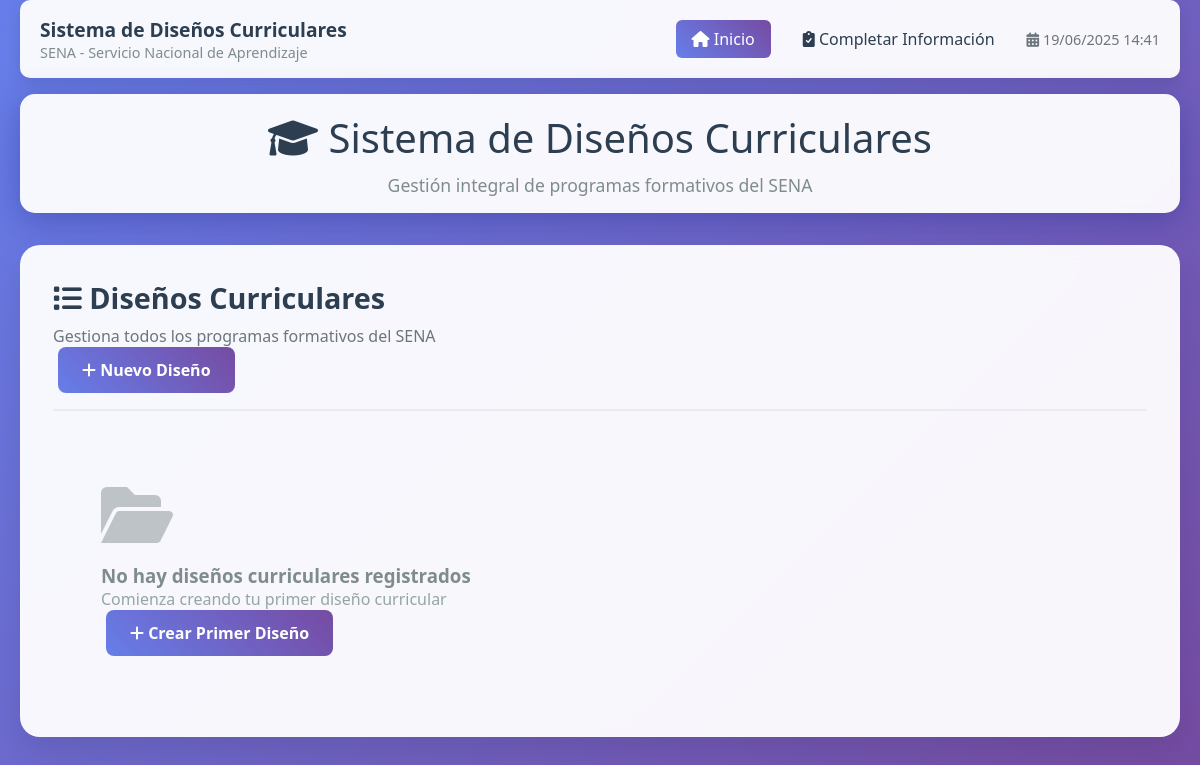
Before: / with the older database file.
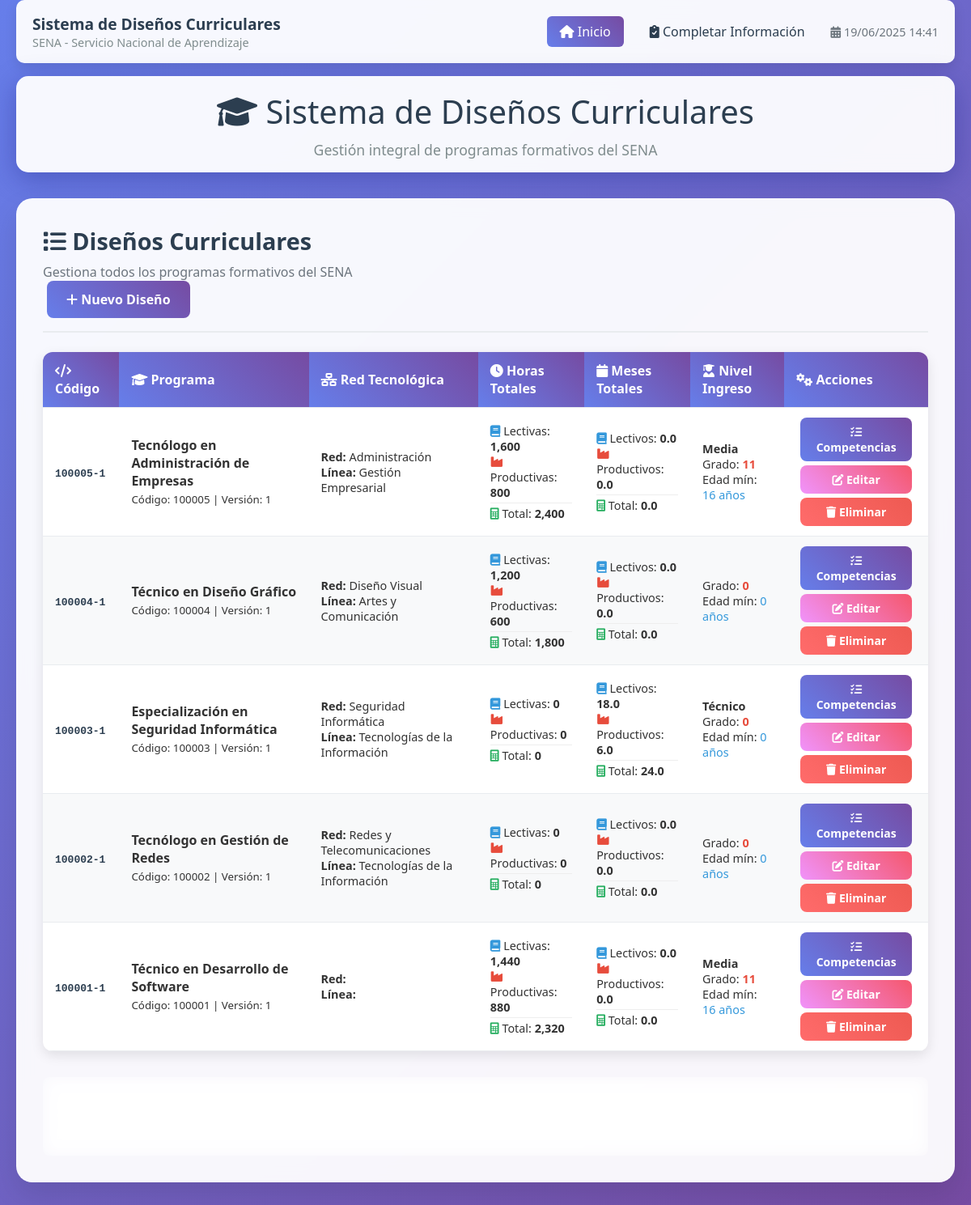
After: the same page with the newer database file.
### sql/conexion.php (called while the page is built, shortened)
<?php
class Conexion {
    private $host = 'localhost';
    private $dbname = 'appscide_disenos_curriculares';
    private $user = 'appscide_Administrador';
    private $password = 'E8oUxamqQTwtM8MrKf#LrqtxJ3p';
    private $port = 3306;
    private $charset = 'utf8mb4';
    private $conexion;
    public function __construct() {
        try {
            $dsn = "mysql:host=$this->host;port=$this->port;dbname=$this->dbname;charset=$this->charset";
            $this->conexion = new PDO($dsn, $this->user, $this->password);
            $this->conexion->setAttribute(PDO::ATTR_ERRMODE, PDO::ERRMODE_EXCEPTION);
            $this->conexion->exec("SET NAMES 'utf8mb4' COLLATE 'utf8mb4_unicode_ci'");
        } catch (PDOException $e) {
            echo 'Error de conexión: ' . $e->getMessage();
        }
    }
    public function obtenerConexion() {
        return $this->conexion;
    }
}
?>

### math/forms/metodosDisenos.php (called while the page is built, shortened)
<?php
require_once __DIR__ . '/../../sql/conexion.php';
class MetodosDisenos extends Conexion {
    private $conexion;
    public function __construct() {
        $this->conexion = new Conexion();
        $this->conexion = $this->conexion->obtenerConexion();
    }
    public function obtenerTodosLosDiseños() {
        try {
            $stmt = $this->conexion->prepare("SELECT * FROM diseños ORDER BY codigoDiseño DESC");
            $stmt->execute();
            return $stmt->fetchAll(PDO::FETCH_ASSOC);
        } catch (PDOException $e) {
            throw new Exception("Error al obtener diseños: " . $e->getMessage());
        }
    }
}
?>

### app/forms/vistas/listar_disenos.php (the view, shortened to what this page needs)
<div class="card-header">
    <div class="flex-between">
        <div>
            <h2 class="card-title"><i class="fas fa-list"></i> Diseños Curriculares</h2>
            <p class="card-subtitle">Gestiona todos los programas formativos del SENA</p>
        </div>
        <a href="?accion=crear&tipo=disenos" class="btn btn-primary">
            <i class="fas fa-plus"></i> Nuevo Diseño
        </a>
    </div>
</div>
<?php if (empty($diseños)): ?>
    <div class="text-center" style="padding: 3rem;">
        <i class="fas fa-folder-open" style="font-size: 4rem; color: #bdc3c7; margin-bottom: 1rem;"></i>
        <h3 style="color: #7f8c8d;">No hay diseños curriculares registrados</h3>
        <p style="color: #95a5a6;">Comienza creando tu primer diseño curricular</p>
        <a href="?accion=crear&tipo=disenos" class="btn btn-primary mt-3">
            <i class="fas fa-plus"></i> Crear Primer Diseño
        </a>
    </div>
<?php else: ?>
    <div class="table-container">
        <table class="table">
            <thead>
                <tr>
                    <th><i class="fas fa-code"></i> Código</th>
                    <th><i class="fas fa-graduation-cap"></i> Programa</th>
                    <th><i class="fas fa-network-wired"></i> Red Tecnológica</th>
                    <th><i class="fas fa-clock"></i> Horas Totales</th>
                    <th><i class="fas fa-calendar"></i> Meses Totales</th>
                    <th><i class="fas fa-user-graduate"></i> Nivel Ingreso</th>
                    <th><i class="fas fa-cogs"></i> Acciones</th>
                </tr>
            </thead>
            <tbody>
                <?php foreach ($diseños as $diseño): ?>
                    <tr>
                        <td>
                            <span style="font-family: monospace; font-weight: bold; color: #2c3e50;">
                                <?php echo htmlspecialchars($diseño['codigoDiseño']); ?>
                            </span>
                        </td>
                        <td>
                            <strong><?php echo htmlspecialchars($diseño['nombrePrograma'] ?? ''); ?></strong>
                            <br>
                            <small class="text-muted">
                                Código: <?php echo htmlspecialchars($diseño['codigoPrograma'] ?? ''); ?>
                                | Versión: <?php echo htmlspecialchars($diseño['versionPrograma'] ?? ''); ?>
                            </small>
                        </td>
                        <td>
                            <div style="font-size: 0.9rem;">
                                <div><strong>Red:</strong> <?php echo htmlspecialchars($diseño['redTecnologica'] ?? ''); ?></div>
                                <div><strong>Línea:</strong> <?php echo htmlspecialchars($diseño['lineaTecnologica'] ?? ''); ?></div>
                            </div>
                        </td>
                        <td>
                            <div style="font-size: 0.9rem;">
                                <div><i class="fas fa-book" style="color: #3498db;"></i> Lectivas: <strong><?php echo number_format($diseño['horasDesarrolloLectiva'] ?? 0, 0); ?></strong></div>
                                <div><i class="fas fa-industry" style="color: #e74c3c;"></i> Productivas: <strong><?php echo number_format($diseño['horasDesarrolloProductiva'] ?? 0, 0); ?></strong></div>
                                <div style="border-top: 1px solid #eee; margin-top: 3px; padding-top: 3px;">
                                    <i class="fas fa-calculator" style="color: #27ae60;"></i> Total: <strong><?php echo number_format($diseño['horasDesarrolloDiseño'] ?? 0, 0); ?></strong>
                                </div>
                            </div>
                        </td>
                        <td>
                            <div style="font-size: 0.9rem;">
                                <div><i class="fas fa-book" style="color: #3498db;"></i> Lectivos: <strong><?php echo number_format($diseño['mesesDesarrolloLectiva'] ?? 0, 1); ?></strong></div>
                                <div><i class="fas fa-industry" style="color: #e74c3c;"></i> Productivos: <strong><?php echo number_format($diseño['mesesDesarrolloProductiva'] ?? 0, 1); ?></strong></div>
                                <div style="border-top: 1px solid #eee; margin-top: 3px; padding-top: 3px;">
                                    <i class="fas fa-calculator" style="color: #27ae60;"></i> Total: <strong><?php echo number_format($diseño['mesesDesarrolloDiseño'] ?? 0, 1); ?></strong>
                                </div>
                            </div>
                        </td>
                        <td>
                            <div style="font-size: 0.9rem;">
                                <div><strong><?php echo htmlspecialchars($diseño['nivelAcademicoIngreso'] ?? ''); ?></strong></div>
                                <div>Grado: <span style="color: #e74c3c; font-weight: bold;"><?php echo htmlspecialchars($diseño['gradoNivelAcademico'] ?? ''); ?></span></div>
                                <div>Edad mín: <span style="color: #3498db;"><?php echo htmlspecialchars($diseño['edadMinima'] ?? ''); ?> años</span></div>
                            </div>
                        </td>
                        <td>
                            <div style="display: flex; flex-direction: column; gap: 5px;">
                                <a href="?accion=ver_competencias&codigo=<?php echo urlencode($diseño['codigoDiseño']); ?>"
                                   class="btn btn-primary btn-sm" title="Ver Competencias">
                                    <i class="fas fa-tasks"></i> Competencias
                                </a>
                                <a href="?accion=editar&tipo=disenos&codigo=<?php echo urlencode($diseño['codigoDiseño']); ?>"
                                   class="btn btn-warning btn-sm" title="Editar">
                                    <i class="fas fa-edit"></i> Editar
                                </a>
                                <a href="?accion=eliminar&tipo=disenos&codigo=<?php echo urlencode($diseño['codigoDiseño']); ?>"
                                   class="btn btn-danger btn-sm"
                                   onclick="return confirm('¿Estás seguro de eliminar este diseño? Se eliminarán también todas sus competencias y RAPs asociados.')"
                                   title="Eliminar">
                                    <i class="fas fa-trash"></i> Eliminar
                                </a>
                            </div>
                        </td>
                    </tr>
                <?php endforeach; ?>
            </tbody>
        </table>
    </div>
    <div style="margin-top: 2rem; padding: 1rem; background: rgba(255, 255, 255, 0.1); border-radius: 8px; backdrop-filter: blur(10px);">
        <div style="display: grid; grid-template-columns: repeat(auto-fit, minmax(200px, 1fr)); gap: 1rem; color: white;">
            <div class="text-center">
                <h3 style="margin: 0; font-size: 2rem; color: #fff;"><?php echo count($diseños); ?></h3>
                <p style="margin: 0; opacity: 0.8;">Diseños Curriculares</p>
            </div>
            <div class="text-center">
                <h3 style="margin: 0; font-size: 2rem; color: #fff;">
                </h3>
                <p style="margin: 0; opacity: 0.8;">Horas Totales</p>
            </div>
            <div class="text-center">
                <h3 style="margin: 0; font-size: 2rem; color: #fff;">
                </h3>
                <p style="margin: 0; opacity: 0.8;">Meses Totales</p>
            </div>
        </div>
    </div>
<?php endif; ?>

### app/forms/index.php (shortened to what this page needs)
<?php
require_once $_SERVER['DOCUMENT_ROOT'] . '/math/forms/metodosDisenos.php';
$metodos = new MetodosDisenos();
$accion = $_GET['accion'] ?? 'listar';
try {
    $diseños = [];
    if ($accion === 'listar' || $accion === 'crear') {
        $diseños = $metodos->obtenerTodosLosDiseños();
    } elseif ($accion === 'ver_competencias') {
        $codigoDiseño = $_GET['codigo'] ?? '';
        $diseño_actual = $metodos->obtenerDiseñoPorCodigo($codigoDiseño);
        $competencias = $metodos->obtenerCompetenciasPorDiseño($codigoDiseño);
    } elseif ($accion === 'ver_raps') {
        $codigoDiseñoCompetencia = $_GET['codigo'] ?? '';
        $competencia_actual = $metodos->obtenerCompetenciaPorCodigo($codigoDiseñoCompetencia);
        $raps = $metodos->obtenerRapsPorCompetencia($codigoDiseñoCompetencia);
    }
} catch (Exception $e) {
    $mensaje = 'Error: ' . $e->getMessage();
    $tipoMensaje = 'danger';
}
?>
<!DOCTYPE html>
<html lang="es">
<head>
    <link rel="stylesheet" href="<?php echo BASE_URL; ?>assets/css/forms/estilosPrincipales.css">
    <link href="https://cdnjs.cloudflare.com/ajax/libs/font-awesome/6.0.0/css/all.min.css" rel="stylesheet">
</head>
<body>
    <div class="container">
        <?php include 'vistas/nav.php'; ?>
        <div class="header">
            <h1><i class="fas fa-graduation-cap"></i> Sistema de Diseños Curriculares</h1>
            <p>Gestión integral de programas formativos del SENA</p>
        </div>
        <div class="card fade-in">
            <?php
            switch ($accion) {
                case 'listar':
                    include 'vistas/listar_disenos.php';
                    break;
            }
            ?>
        </div>
    </div>
</body>
</html>

### app/forms/vistas/nav.php (shortened to what this page needs)
<nav style="background: rgba(255, 255, 255, 0.95); backdrop-filter: blur(10px); padding: 1rem 0; margin-bottom: 1rem; border-radius: 10px; box-shadow: 0 5px 15px rgba(0, 0, 0, 0.1);">
    <div class="container">
        <div style="display: flex; justify-content: space-between; align-items: center;">
            <div style="display: flex; align-items: center; gap: 1rem;">
                <div>
                    <h3 style="margin: 0; color: #2c3e50; font-size: 1.2rem;">Sistema de Diseños Curriculares</h3>
                    <p style="margin: 0; color: #7f8c8d; font-size: 0.9rem;">SENA - Servicio Nacional de Aprendizaje</p>
                </div>
            </div>
            <div style="display: flex; gap: 1rem; align-items: center;">
                <a href="?accion=listar" class="nav-link <?php echo ($accion === 'listar' || !isset($accion)) ? 'active' : ''; ?>">
                    <i class="fas fa-home"></i> Inicio
                </a>
                <a href="?accion=completar_informacion" class="nav-link <?php echo ($accion === 'completar_informacion') ? 'active' : ''; ?>">
                    <i class="fas fa-clipboard-check"></i> Completar Información
                </a>
                <div style="font-size: 0.9rem; color: #6c757d;">
                    <i class="fas fa-calendar-alt"></i>
                    <?php echo date('d/m/Y H:i'); ?>
                </div>
            </div>
        </div>
    </div>
</nav>

### assets/css/forms/estilosPrincipales.css (style rules this page uses)
* { margin: 0; padding: 0; box-sizing: border-box; }
body { font-family: 'Segoe UI', Tahoma, Geneva, Verdana, sans-serif; background: linear-gradient(135deg, #667eea 0%, #764ba2 100%); min-height: 100vh; color: #333; }
.container { max-width: 1200px; margin: 0 auto; padding: 20px; }
.header { background: rgba(255, 255, 255, 0.95); backdrop-filter: blur(10px); padding: 1rem 0; margin-bottom: 2rem; border-radius: 15px; box-shadow: 0 8px 32px rgba(31, 38, 135, 0.37); }
.header h1 { text-align: center; color: #2c3e50; font-size: 2.5rem; font-weight: 300; margin-bottom: 0.5rem; }
.header p { text-align: center; color: #7f8c8d; font-size: 1.1rem; }
.card { background: rgba(255, 255, 255, 0.95); border-radius: 20px; padding: 2rem; margin-bottom: 2rem; box-shadow: 0 15px 35px rgba(0, 0, 0, 0.1); backdrop-filter: blur(10px); border: 1px solid rgba(255, 255, 255, 0.2); }
.card-header { border-bottom: 2px solid #e9ecef; padding-bottom: 1rem; margin-bottom: 1.5rem; }
.card-title { font-size: 1.8rem; color: #2c3e50; font-weight: 600; margin-bottom: 0.5rem; }
.card-subtitle { color: #6c757d; font-size: 1rem; }
.btn { padding: 12px 24px; border: none; border-radius: 8px; font-size: 1rem; font-weight: 600; cursor: pointer; transition: all 0.3s ease; text-decoration: none; display: inline-block; text-align: center; margin: 0 5px; }
.btn-primary { background: linear-gradient(45deg, #667eea, #764ba2); color: white; }
.btn-warning { background: linear-gradient(45deg, #f093fb, #f5576c); color: white; }
.btn-danger { background: linear-gradient(45deg, #ff6b6b, #ee5a52); color: white; }
.btn-sm { padding: 8px 16px; font-size: 0.875rem; }
.table-container { overflow-x: auto; background: white; border-radius: 12px; box-shadow: 0 5px 15px rgba(0, 0, 0, 0.1); }
.table { width: 100%; border-collapse: collapse; margin: 0; }
.table th, .table td { padding: 12px 15px; text-align: left; border-bottom: 1px solid #e9ecef; }
.table th { background: linear-gradient(45deg, #667eea, #764ba2); color: white; font-weight: 600; position: sticky; top: 0; z-index: 10; }
.table tbody tr:nth-child(even) { background: #f8f9fa; }
.fade-in { animation: fadeIn 0.5s ease-out; }

### app/forms/vistas/nav.php (style rules this page uses)
.nav-link { padding: 8px 16px; color: #2c3e50; text-decoration: none; border-radius: 6px; transition: all 0.3s ease; font-weight: 500; }
.nav-link.active { background: linear-gradient(45deg, #667eea, #764ba2); color: white; }
.container { max-width: 1200px; margin: 0 auto; padding: 0 20px; }

Changed rows visible on the page:
added diseños: codigoDiseño "100005-1", nombrePrograma "Tecnólogo en Administración de Empresas", codigoPrograma "100005", versionPrograma "1", redTecnologica "Administración", lineaTecnologica "Gestión Empresarial", horasDesarrolloLectiva "1,600", horasDesarrolloProductiva "800", horasDesarrolloDiseño "2,400", mesesDesarrolloLectiva "0.0", mesesDesarrolloProductiva "0.0", mesesDesarrolloDiseño "0.0", nivelAcademicoIngreso "Media", gradoNivelAcademico "11", edadMinima "16"
added diseños: codigoDiseño "100004-1", nombrePrograma "Técnico en Diseño Gráfico", codigoPrograma "100004", versionPrograma "1", redTecnologica "Diseño Visual", lineaTecnologica "Artes y Comunicación", horasDesarrolloLectiva "1,200", horasDesarrolloProductiva "600", horasDesarrolloDiseño "1,800", mesesDesarrolloLectiva "0.0", mesesDesarrolloProductiva "0.0", mesesDesarrolloDiseño "0.0", gradoNivelAcademico "0", edadMinima "0"
added diseños: codigoDiseño "100003-1", nombrePrograma "Especialización en Seguridad Informática", codigoPrograma "100003", versionPrograma "1", redTecnologica "Seguridad Informática", lineaTecnologica "Tecnologías de la Información", horasDesarrolloLectiva "0", horasDesarrolloProductiva "0", horasDesarrolloDiseño "0", mesesDesarrolloLectiva "18.0", mesesDesarrolloProductiva "6.0", mesesDesarrolloDiseño "24.0", nivelAcademicoIngreso "Técnico", gradoNivelAcademico "0", edadMinima "0"
added diseños: codigoDiseño "100002-1", nombrePrograma "Tecnólogo en Gestión de Redes", codigoPrograma "100002", versionPrograma "1", redTecnologica "Redes y Telecomunicaciones", lineaTecnologica "Tecnologías de la Información", horasDesarrolloLectiva "0", horasDesarrolloProductiva "0", horasDesarrolloDiseño "0", mesesDesarrolloLectiva "0.0", mesesDesarrolloProductiva "0.0", mesesDesarrolloDiseño "0.0", gradoNivelAcademico "0", edadMinima "0"
added diseños: codigoDiseño "100001-1", nombrePrograma "Técnico en Desarrollo de Software", codigoPrograma "100001", versionPrograma "1", horasDesarrolloLectiva "1,440", horasDesarrolloProductiva "880", horasDesarrolloDiseño "2,320", mesesDesarrolloLectiva "0.0", mesesDesarrolloProductiva "0.0", mesesDesarrolloDiseño "0.0", nivelAcademicoIngreso "Media", gradoNivelAcademico "11", edadMinima "16"
Other visible differences:
text no longer shown: "No hay diseños curriculares registrados Comienza creando tu primer diseño curricular Crear Primer Diseño"
text now shown: "Código Programa Red Tecnológica Horas Totales Meses Totales Nivel Ingreso Acciones"
